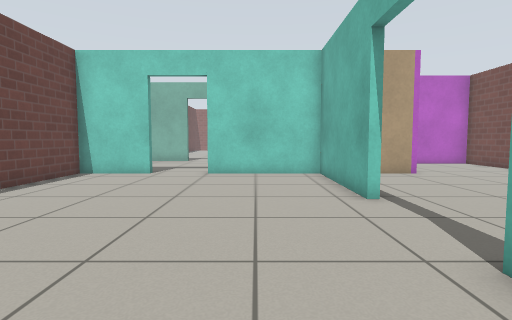
View 1 (above)

22 first-person views from a walk through a robot-simulator world made for Gazebo. The camera is 0.72 m above the floor, tilts 4° down and sees 80° across. The floor is counted in squares, 0.5 m on a side. Each view is taken from the middle of a square. On the plan, view 1 faces up. The plan holds only what a view shows up to about 14 squares ahead; the rest is blank. The robots in the file are not drawn. Gazebo's built-in surfaces are drawn with simple patterns.

View 2
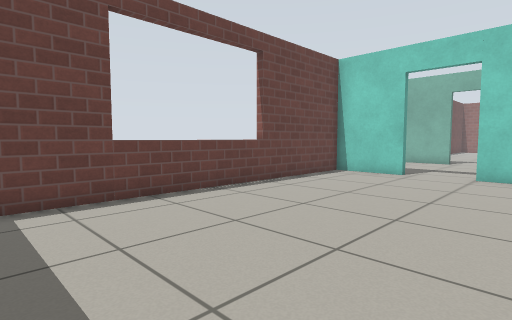

View 3
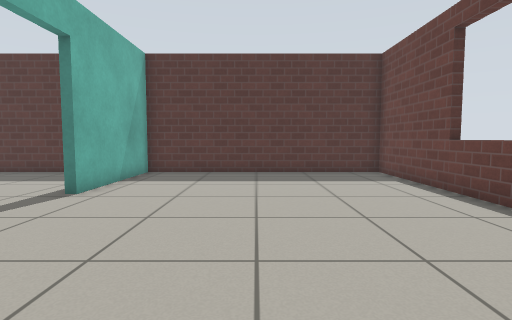

View 4
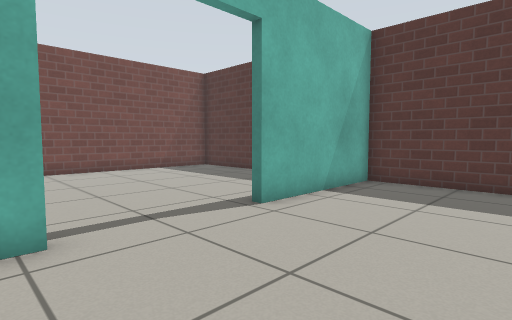

View 5
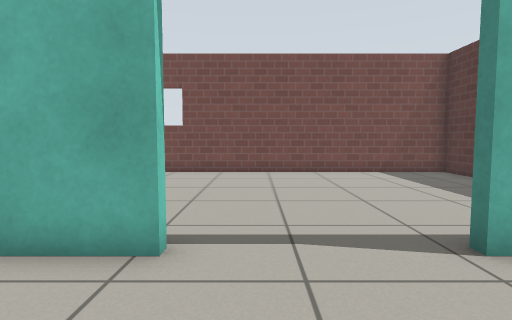

View 6
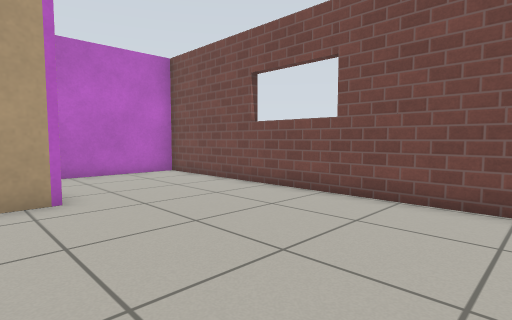

View 7
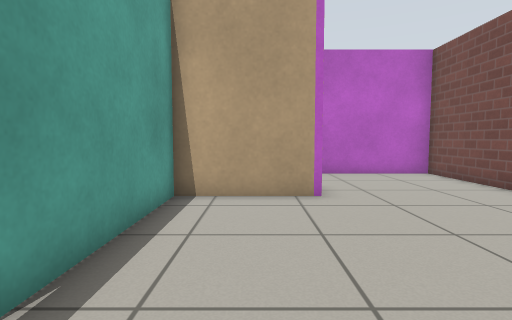

View 8
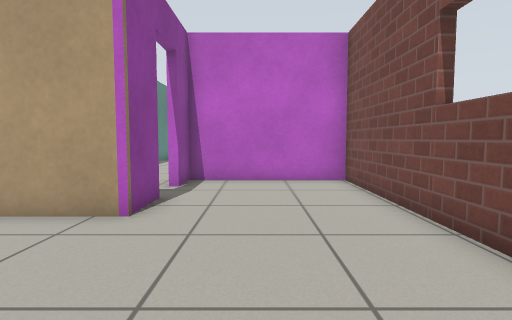

View 9
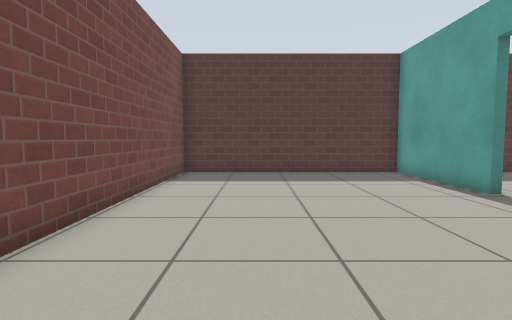

View 10
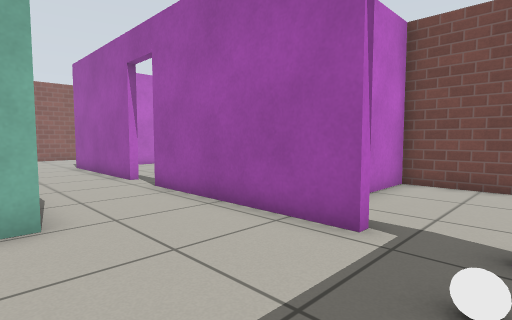

View 11
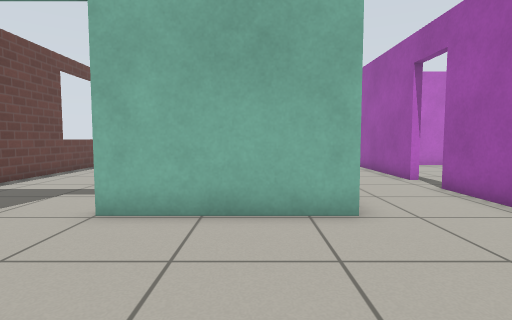

View 12
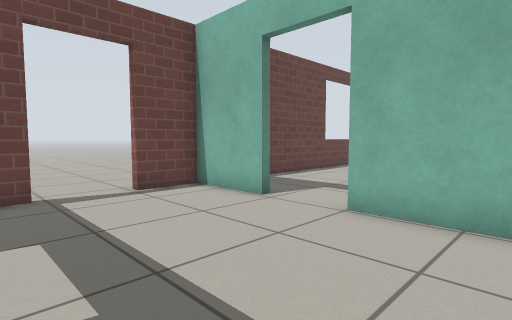

View 13
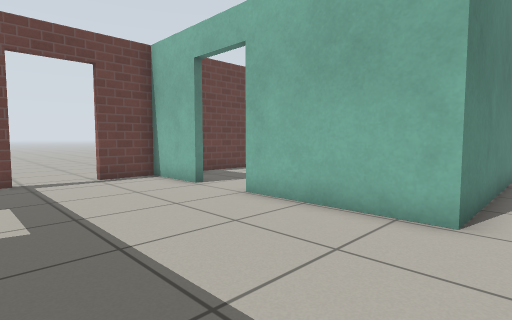

View 14
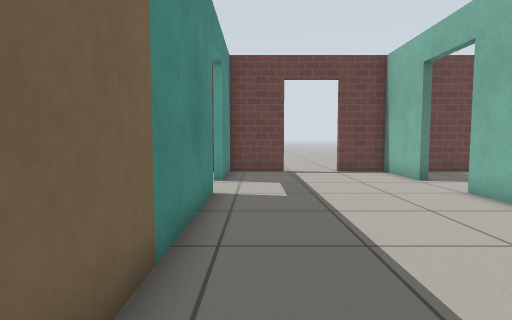

View 15
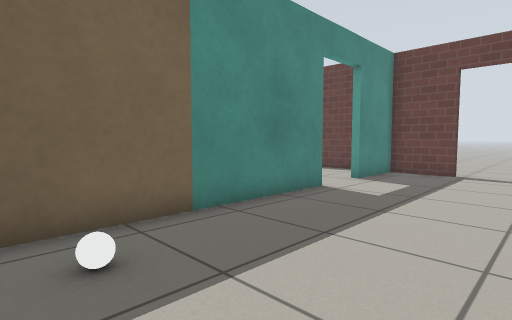

View 16
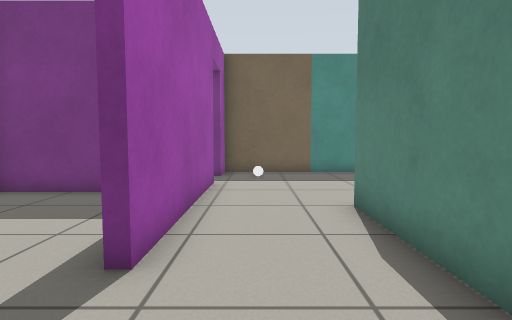

View 17
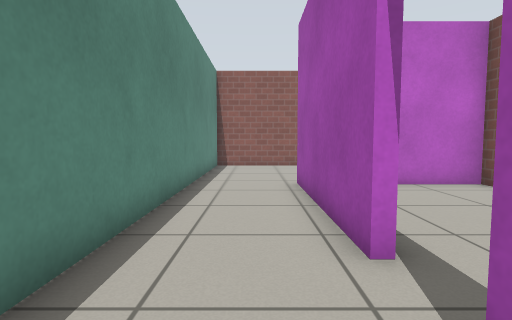

View 18
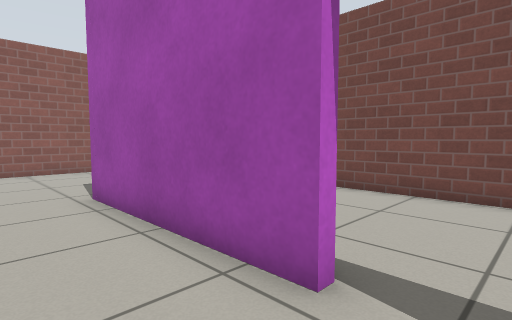

View 19
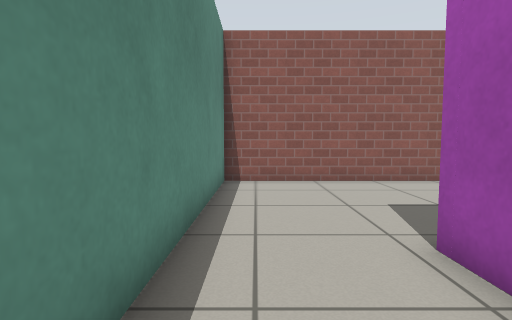

View 20
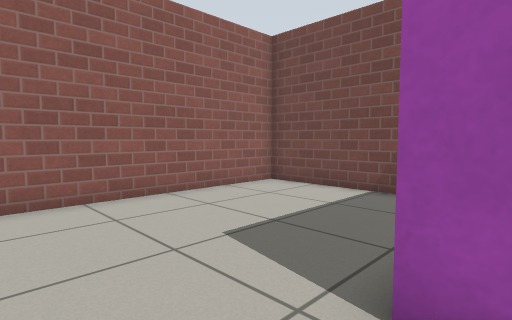

View 21
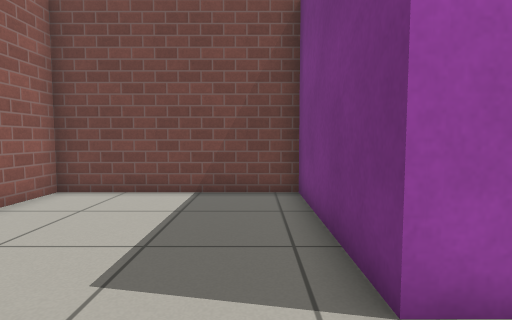

View 22
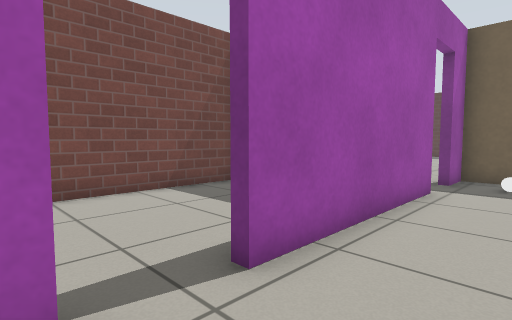

### Floor plan
Points are (right, up) in squares from view 1. A wall is a line through its corners. A room is listed if a view was taken in it or the views show most of it. See-through windows are left out.
Room 1 (views 1, 2, 3, 4, 5)
walls: (2.6, 7.1) (2.6, 12.6) (-2, 12.6); (-4.4, 12.6) (-7.3, 12.6) (-7.3, -2.1) (2.6, -2.1) (2.6, 3.2)
ways out: open door at (3, 5.5) to room 2; open door at (-3, 13) to room 3
Room 2 (views 6, 7, 8, 9)
walls: (2.9, 3.3) (2.9, -2.1) (12.1, -2.1) (12.1, 17.5) (6.7, 17.5) (6.7, 16.1); (6.7, 14.4) (6.7, 12.6) (2.9, 12.6) (2.9, 7.3)
ways out: open door at (3, 5.5) to room 1; open door at (6.5, 15.5) to room 3
Room 3 (views 10, 11, 12, 13, 14, 15, 17)
walls: (-2, 12.9) (6.4, 12.9) (6.4, 14.3); (-4.4, 19.6) (-7.3, 19.6) (-7.3, 17.5); (2.9, 22.6) (2.9, 19.6) (-2, 19.6); (6.4, 16.1) (6.4, 22.8); (-7.3, 15.3) (-7.3, 12.9) (-4.4, 12.9)
ways out: open door at (-3, 13) to room 1; open door at (6.5, 15.5) to room 2; opening at (4.5, 23) to room 4; open door at (-7.5, 16.5); open door at (-3, 20)
objects: white ball (5, 14)
Room 4 (views 16, 18, 19, 20, 21, 22)
walls: (6.4, 24.5) (6.3, 30.9) (12.1, 30.9) (12.1, 37.3) (2.9, 37.3) (2.9, 22.6)
ways out: opening at (4.5, 23) to room 3; open door at (6.5, 23.5) to room 5
Room 5 (no view inside)
walls: (12.1, 30) (12.1, 30.6) (9.4, 30.6); (9.1, 17.8) (12, 17.8); (12.1, 18.1) (12.1, 27.8)
ways out: open door at (6.5, 23.5) to room 4

Positions as (right, up) in squares from view 1, and headings:
1: (0, 0), facing up
2: (0, 0), facing up-left
3: (-2, 11), facing down
4: (-2, 8), facing down-right
5: (-1, 6), facing right
6: (5, 5), facing up-right
7: (5, 5), facing up
8: (9, 7), facing up
9: (9, 11), facing down
10: (2, 14), facing up-right
11: (1, 14), facing up
12: (1, 14), facing up-left
13: (4, 14), facing up-left
14: (6, 14), facing left
15: (6, 18), facing down-left
16: (5, 26), facing down
17: (5, 21), facing up
18: (4, 23), facing up-right
19: (4, 27), facing up
20: (4, 30), facing up-right
21: (4, 32), facing right
22: (4, 25), facing down-right
